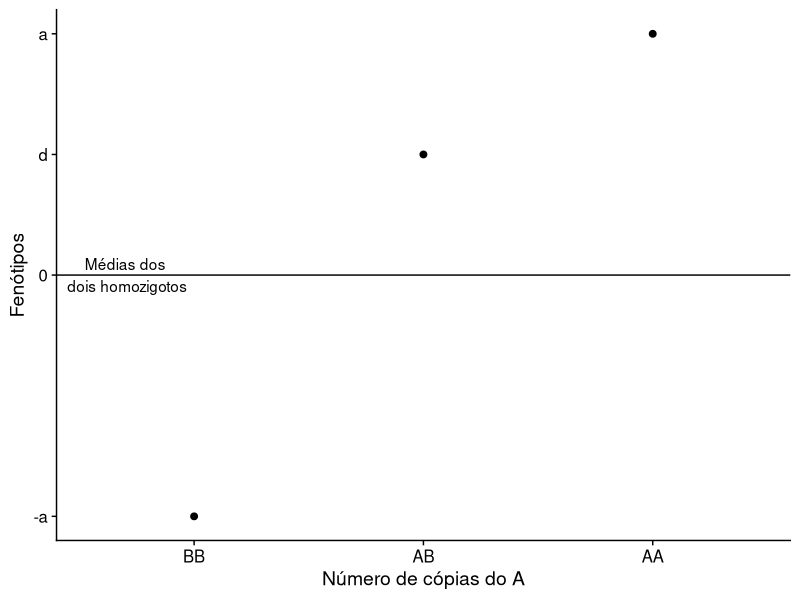
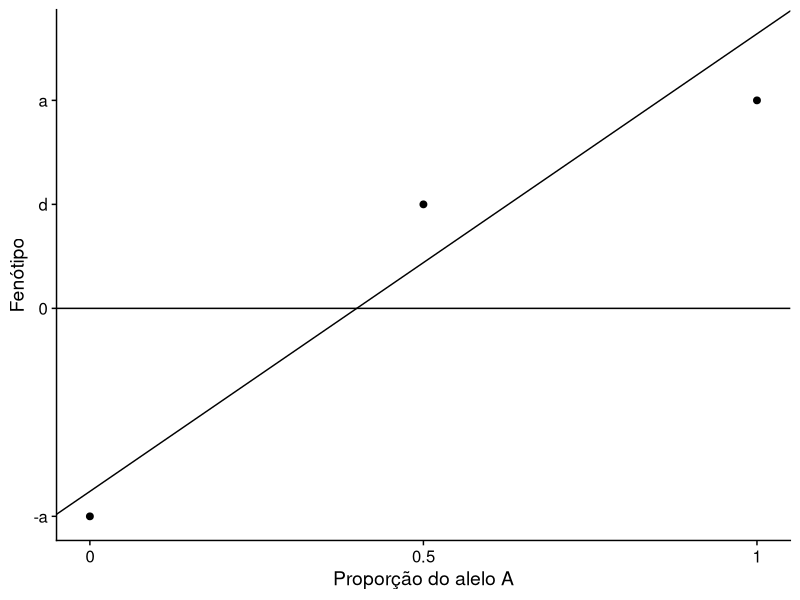

Write the R code that produced these figures, in order.
## ---- chunk 1
knitr::opts_chunk$set(echo = FALSE)
library(knitr)
library(png)
library(jpeg)
knit_hooks$set(plot = function(x, options) {
  paste('<figure><figcaption>', options$fig.cap, '</figcaption><img src="',
        opts_knit$get('base.url'), paste(x, collapse = '.'),
        '"></figure>',
        sep = '')
})
## ---- chunk 2
library(xtable)
genotypes = c("AA", "AB", "BB")
phenotypes = c("a", "d", "-a")
frequencies = c("p²", "2pq", "q²")
df = data.frame(genótipos = genotypes, fenótipos = phenotypes, frequência = frequencies)
tab = xtable(df, digits = 2, align = "cccc")
print(tab, type="html")
## ---- chunk 3
library(ggplot2)
library(cowplot)
genotypes = c("AA", "AB", "BB")
phenotypes = c(1, 0.5, -1)
df = data.frame(genótipos = factor(genotypes, levels = c("BB", "AB", "AA")), 
                                   fenótipos = phenotypes)
ggplot(df, aes(genótipos, fenótipos)) + geom_point(size = 2) + geom_hline(yintercept = 0) +
  scale_y_continuous(breaks = c(1, 0.5, 0, -1), labels = c("a", "d", "0", "-a")) + 
  annotate("text", y = 0, x = 0.7, label = "Médias dos\n dois homozigotos") + 
  labs(y = "Fenótipos", x = "Número de cópias do A") + theme_cowplot()
## ---- chunk 4
genotypes = c("AA", "AB", "BB")
phenotypes = c(1, 0.5, -1)
df = data.frame(genótipos = c(2, 1, 0), 
                fenótipos = phenotypes)
alpha = 1 + (0.6 - 0.4) * 0.5
ggplot(df, aes(genótipos, fenótipos)) + geom_point(size = 2) + geom_hline(yintercept = 0) +
  scale_y_continuous(breaks = c(1, 0.5, 0, -1), 
                     labels = c("a", "d", "0", "-a"), limits = c(-1, 2*0.6*alpha)) + 
  scale_x_continuous(breaks = c(0, 1, 2), labels = c("0",  "0.5", "1")) + labs (x = "Proporção do alelo A", y = "Fenótipo") +
  geom_abline(slope = alpha, intercept = -2*0.4*alpha) + theme_cowplot()
